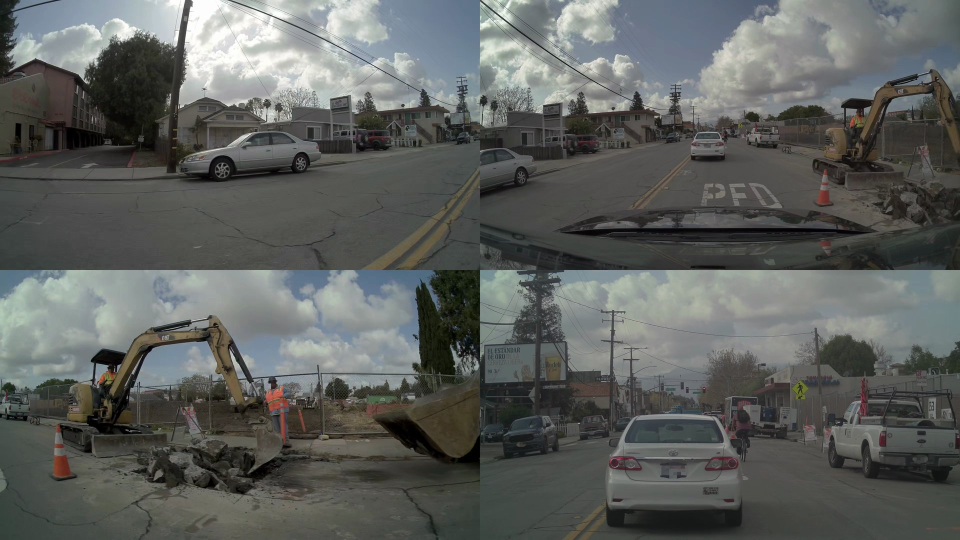
#> input picture experiments/test_scene_composite.jpg, 1920 x 1080 px (shown at 1/2 size)
$ python -i perturbation_screening.py   (imports and definitions only)
#> lines starting #> are read from the running program, lines starting #| are printed output that depends on the picture
"""
Perturbation Screening Experiment

Quick test to identify which perturbation categories show structure.
Tests 3 categories (Geometric, Occlusion, Quality) on 5 samples.

Total: 45 inferences, ~5-15 minutes runtime.
"""

import sys
sys.path.insert(0, 'scripts')

import numpy as np
import matplotlib.pyplot as plt
import seaborn as sns
from PIL import Image, ImageFilter, ImageDraw, ImageEnhance
from tqdm import tqdm
from collections import defaultdict
from scipy.stats import spearmanr
from scipy.spatial.distance import pdist

# Import existing utilities
import scripts.ollama_proxy as ollama
from scripts.refcoco_loader import load_refcoco, get_sample_info, compute_bbox_difficulty

# [1 line not run here, left out]


# ============================================================================
# PERTURBATION IMPLEMENTATIONS
# ============================================================================

def apply_geometric_perturbation(image: Image.Image, rotation=0, scale=1.0):
    """Apply geometric transformations."""
    img = image.copy()

    # Rotation
    if rotation != 0:
        img = img.rotate(rotation, expand=False, fillcolor=(128, 128, 128))

    # Scale (zoom)
    if scale != 1.0:
        w, h = img.size
        new_w, new_h = int(w * scale), int(h * scale)
        img = img.resize((new_w, new_h), Image.Resampling.LANCZOS)

        # Crop/pad to original size
        if scale > 1.0:  # Zoom in - crop
            left = (new_w - w) // 2
            top = (new_h - h) // 2
            img = img.crop((left, top, left + w, top + h))
        else:  # Zoom out - pad
            padded = Image.new('RGB', (w, h), (128, 128, 128))
            offset = ((w - new_w) // 2, (h - new_h) // 2)
            padded.paste(img, offset)
            img = padded

    return img


# [57 lines left out: functions apply_occlusion_perturbation, apply_quality_perturbation, not called in this run]


# ============================================================================
# VLM PREDICTOR (from notebook)
# ============================================================================

class VLMPredictor:
    """VLM predictor for bbox prediction."""

    # [412 lines left out: functions __init__, predict_bbox, compute_iou, iou_to_class, compute_metrics, run_screening and 1 more, not called in this run]


# [2 lines not run here, left out]

>>> import cv2
>>> picture = cv2.imread('../experiments/test_scene_composite.jpg', cv2.IMREAD_GRAYSCALE)
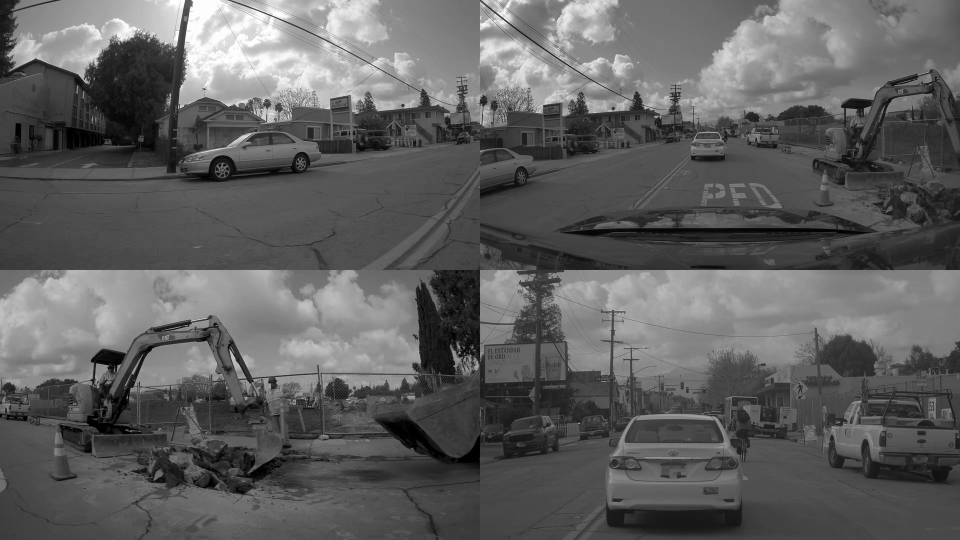
#> picture: shape (1080, 1920) (shown at 1/2 size); min 0, max 255, mean 95.6
>>> result = apply_geometric_perturbation(picture)
